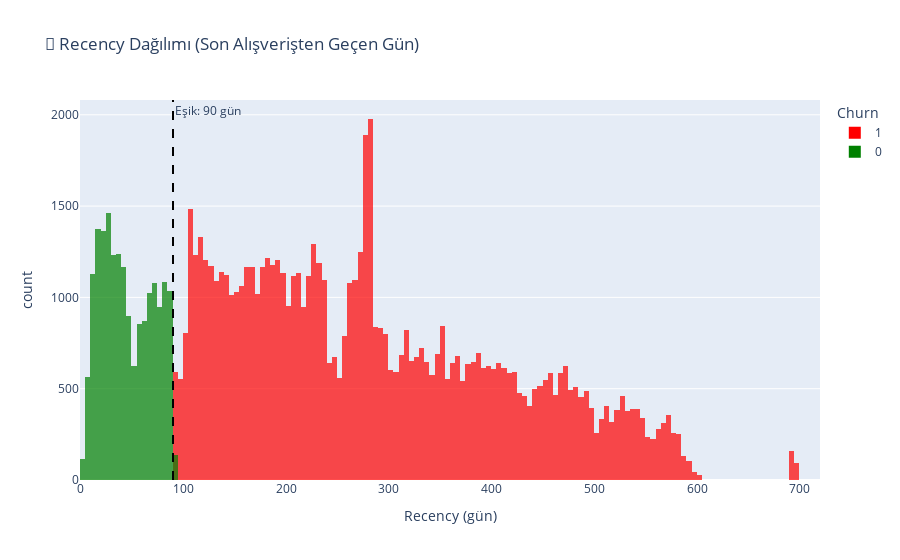

Notebook source saved alongside this figure:
### Markdown cell above
## Adım 3: Keşifsel Analiz

Churn eden ve etmeyen müşteriler arasındaki farkları anlayalım.

### Code cell
# Recency dağılımı - Churn vs Active
fig = px.histogram(df, x='recency', color='is_churn', barmode='overlay',
                   title='📅 Recency Dağılımı (Son Alışverişten Geçen Gün)',
                   labels={'recency': 'Recency (gün)', 'is_churn': 'Churn'},
                   color_discrete_map={0: 'green', 1: 'red'},
                   opacity=0.7)
fig.add_vline(x=CHURN_THRESHOLD, line_dash='dash', line_color='black',
              annotation_text=f"Eşik: {CHURN_THRESHOLD} gün")
fig.show()

print("💡 Yorum: Yeşil (aktif) müşteriler düşük recency değerlerinde yoğunlaşmış.")
print("   Kırmızı (churn) müşteriler ise 90+ günde hiç alışveriş yapmamış.")

### Figure 1 — Plotly figure (JSON) as saved in the notebook; plotly's stock layout.template omitted (floating-point values rounded to 4 significant figures; data arrays with more than 128 entries replaced by an {"elided": "..."} marker saying what was removed)
{"data": [{"bingroup": "x", "hovertemplate": "Churn=1<br>Recency (gün)=%{x}<br>count=%{y}<extra></extra>", "legendgroup": "1", "marker": {"color": "red", "opacity": 0.7, "pattern": {"shape": ""}}, "name": "1", "orientation": "v", "showlegend": true, "type": "histogram", "x": {"elided": "75147 int values"}, "xaxis": "x", "yaxis": "y"}, {"bingroup": "x", "hovertemplate": "Churn=0<br>Recency (gün)=%{x}<br>count=%{y}<extra></extra>", "legendgroup": "0", "marker": {"color": "green", "opacity": 0.7, "pattern": {"shape": ""}}, "name": "0", "orientation": "v", "showlegend": true, "type": "histogram", "x": {"elided": "18211 int values"}, "xaxis": "x", "yaxis": "y"}], "layout": {"annotations": [{"showarrow": false, "text": "Eşik: 90 gün", "x": 90, "xanchor": "left", "xref": "x", "y": 1, "yanchor": "top", "yref": "y domain"}], "barmode": "overlay", "legend": {"title": {"text": "Churn"}, "tracegroupgap": 0}, "shapes": [{"line": {"color": "black", "dash": "dash"}, "type": "line", "x0": 90, "x1": 90, "xref": "x", "y0": 0, "y1": 1, "yref": "y domain"}], "title": {"text": "📅 Recency Dağılımı (Son Alışverişten Geçen Gün)"}, "xaxis": {"anchor": "y", "domain": [0, 1], "title": {"text": "Recency (gün)"}}, "yaxis": {"anchor": "x", "domain": [0, 1], "title": {"text": "count"}}}}
